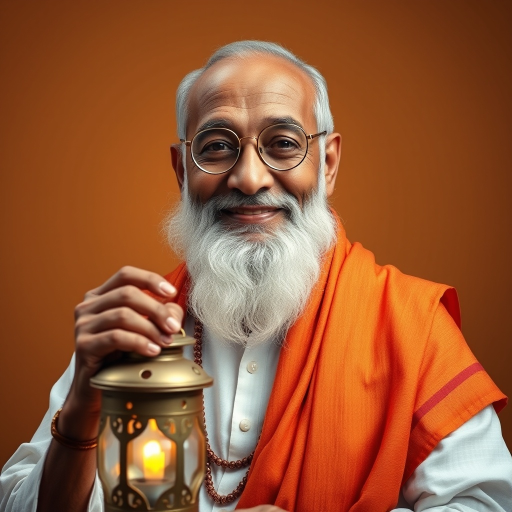
#> input picture assets/host/host-photoreal.jpg, 1024 x 1024 px (shown at 1/2 size)
$ python -i sketch.py   (imports and definitions only)
#> lines starting #> are read from the running program, lines starting #| are printed output that depends on the picture; after the words box and inside, x2 and y2 are one past the last pixel; in counts of white or black regions, pixels touching at a corner belong together
#> further down, picture is the input picture: PIL image 1024x1024 RGB; mean R, G, B 150.6, 88.8, 53.1
"""Sketch-cartoon animation: a pen draws each illustration's outlines on paper, then the colours
wash in and the camera drifts. Every shot is drawn live, so the video is animated, not a slideshow.

Frames are computed with numpy and piped straight into ffmpeg."""
import math
import random
import subprocess

import numpy as np
from PIL import Image, ImageDraw, ImageFilter, ImageOps

from .common import log

PAPER = np.array([247, 243, 234], dtype=np.uint8)   # warm off-white
INK = np.array([24, 24, 28], dtype=np.uint8)


# [14 lines left out: function _pen, not called in this run]


def _line_art(img):
    """Ink mask = lines, not dark areas: pixels clearly darker than their neighbourhood
    (outlines, hatching) plus edges between colour regions. Works on dark images too."""
    gray = ImageOps.grayscale(img)
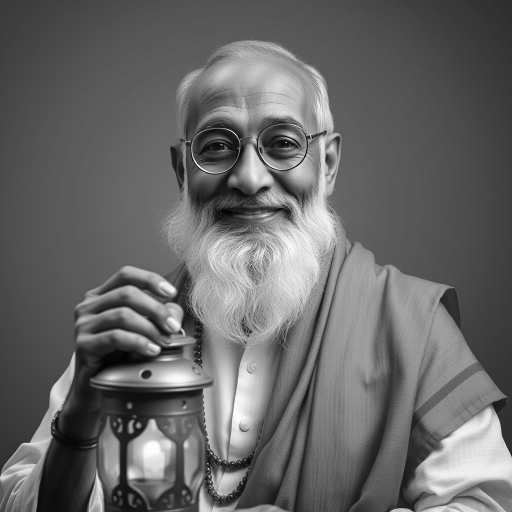
#> gray: PIL image 1024x1024 L (shown at 1/2 size); min 0, max 254, mean 103.2
    g = np.asarray(gray).astype(np.int16)
    local = np.asarray(gray.filter(ImageFilter.BoxBlur(7))).astype(np.int16)
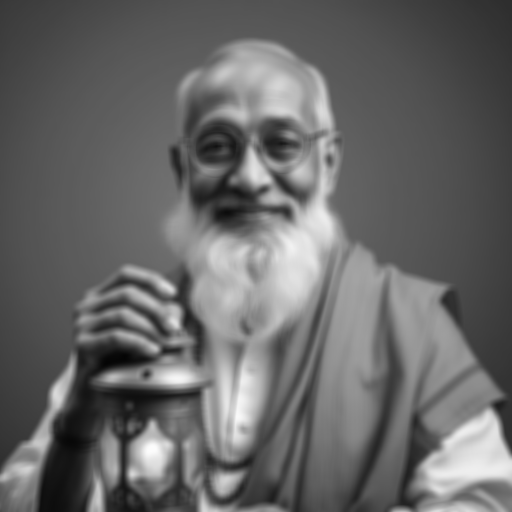
#> local: shape (1024, 1024) int16 (shown at 1/2 size); min 4, max 252, mean 103.2
    lines = (local - g) > 22
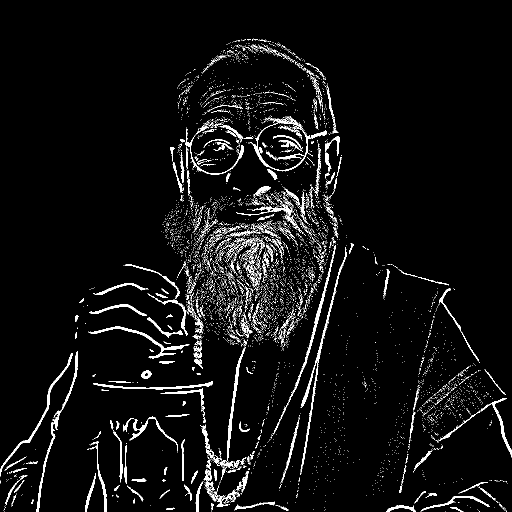
#> lines: shape (1024, 1024) bool (shown at 1/2 size); 4.6% white; 6613 white regions (6319 under 20 px), largest, box (x1, y1, x2, y2) and area: (545, 490, 672, 869) 1362, (72, 702, 156, 1024) 1350, (177, 653, 379, 717) 1194
    edges = np.asarray(gray.filter(ImageFilter.GaussianBlur(1.5)).filter(ImageFilter.FIND_EDGES)) > 22
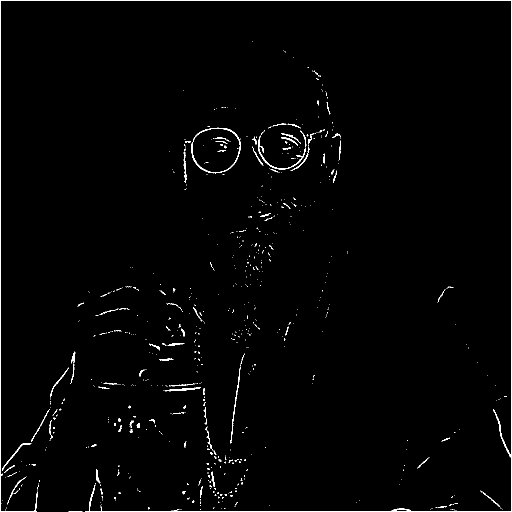
#> edges: shape (1024, 1024) bool (shown at 1/2 size); 1.2% white in thin lines or dots
    ink = lines | edges
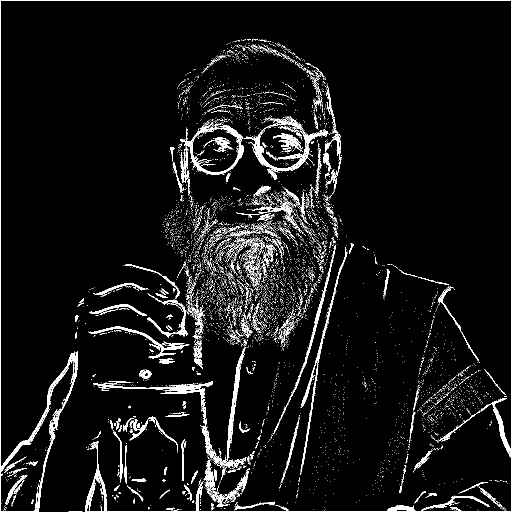
#> ink: shape (1024, 1024) bool (shown at 1/2 size); 5.8% white in thin lines or dots
    ink_img = Image.fromarray((ink * 255).astype(np.uint8)).filter(ImageFilter.MedianFilter(3))
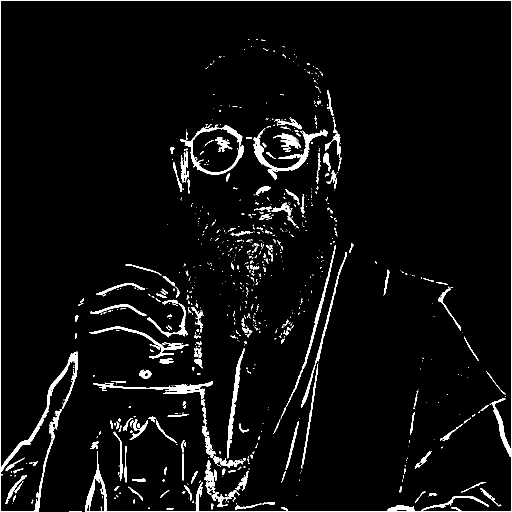
#> ink_img: PIL image 1024x1024 L (shown at 1/2 size); 4.4% white; 884 white regions (685 under 20 px), largest, box (x1, y1, x2, y2) and area: (0, 0, 1024, 1024) 10924, (506, 256, 656, 359) 2474, (360, 251, 488, 349) 1905
    ink_img = ink_img.filter(ImageFilter.MaxFilter(3))      # thicken so lines read at phone size
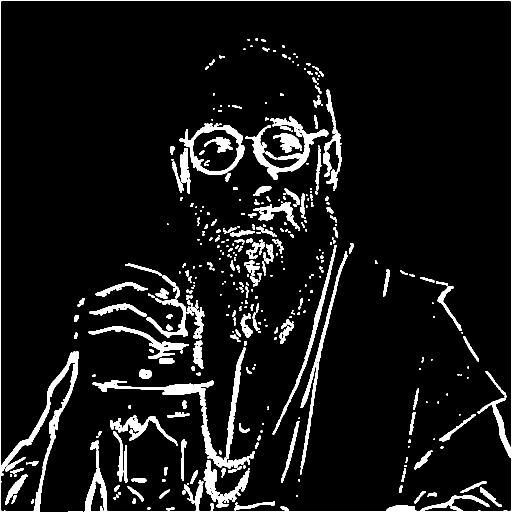
#> ink_img: PIL image 1024x1024 L (shown at 1/2 size); 8.1% white; 426 white regions (168 under 20 px), largest, box (x1, y1, x2, y2) and area: (0, 0, 1024, 1024) 18780, (185, 761, 500, 937) 5038, (491, 251, 657, 360) 3770
    return np.asarray(ink_img) > 0


# [79 lines left out: functions _draw_order, render, not called in this run]

>>> from PIL import Image
>>> picture = Image.open('../assets/host/host-photoreal.jpg')
>>> result = _line_art(picture)

$ run again, on assets/host/host.jpg
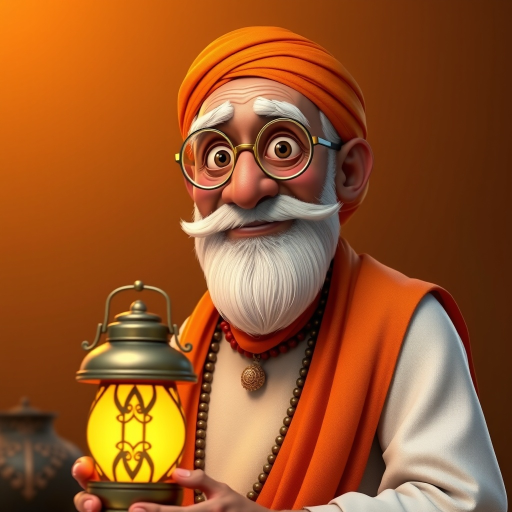
#> input picture assets/host/host.jpg, 1024 x 1024 px (shown at 1/2 size)
#> picture is the input picture: PIL image 1024x1024 RGB; mean R, G, B 151.1, 85.2, 39.5
#> in _line_art, `lines = (local - g) > 22`:
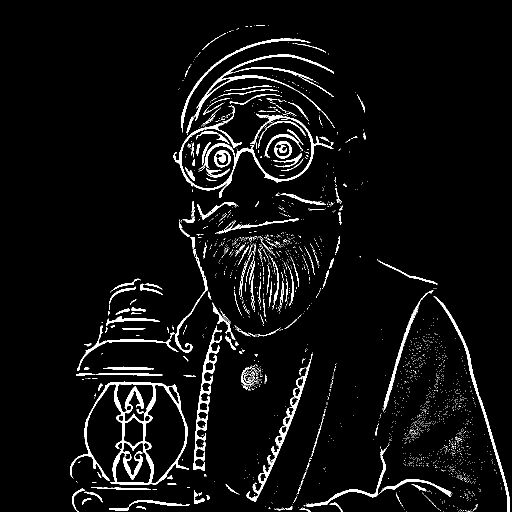
#> lines: shape (1024, 1024) bool (shown at 1/2 size); 4.7% white; 2384 white regions (2211 under 20 px), largest, box (x1, y1, x2, y2) and area: (140, 763, 378, 970) 7618, (347, 212, 666, 396) 4263, (387, 651, 444, 942) 2606
#> edges: shape (1024, 1024) bool; 1.7% white in thin lines or dots
#> ink: shape (1024, 1024) bool; 6.5% white; 3330 white regions (3097 under 20 px), largest, box (x1, y1, x2, y2) and area: (347, 212, 666, 396) 9538, (0, 0, 1024, 1024) 9029, (140, 763, 378, 970) 8000
#> in _line_art, `ink_img = ink_img.filter(ImageFilter.MaxFilter(3))`:
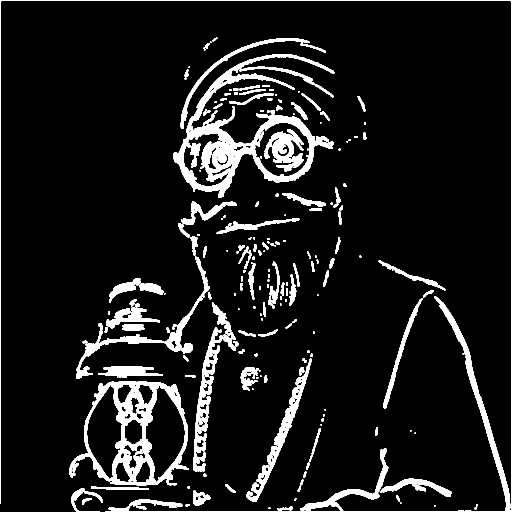
#> ink_img: PIL image 1024x1024 L (shown at 1/2 size); 9.7% white; 195 white regions (48 under 20 px), largest, box (x1, y1, x2, y2) and area: (346, 108, 669, 396) 20648, (0, 0, 1024, 1024) 18317, (139, 762, 378, 971) 14477
